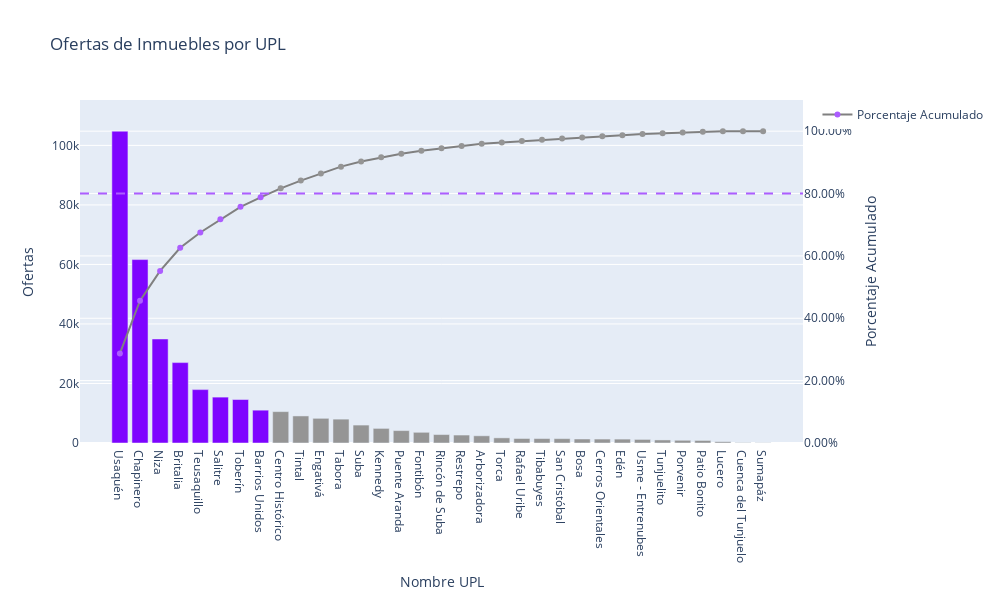

This figure's notebook cell:
### Markdown cell above
#### Gráfica

### Code cell
# Create the figure (graph) based on a bar char
fig = px.bar(
    df_ofertas_upl,
    x='nombre',
    y='ofertas',
    orientation='v',
    labels={'ofertas': 'Ofertas', 'nombre': 'Nombre UPL'},
    title='Ofertas de Inmuebles por UPL',
)

# Update the bar chart color with the column color
fig.update_traces(marker=dict(color=df_ofertas_upl['color'].tolist()))

# Create a secondary y-axis for the pareto
fig.update_layout(
    yaxis=dict(
        title='Ofertas',
        range=[0, df_ofertas_upl['ofertas'].max() * 1.1] 
    ),
    yaxis2=dict(
        title='Porcentaje Acumulado',
        overlaying='y',
        side='right',
        tickformat=".2%",
        range=[0, 1.1]
    ),
    width=1000,
    height=600,
)

# Add the pareto line
fig.add_trace(
    go.Scatter(
        x=df_ofertas_upl['nombre'],
        y=df_ofertas_upl['porcentaje_acum'],
        mode='lines+markers',
        name='Porcentaje Acumulado',
        yaxis='y2',
        line=dict(color='gray'),
        marker=dict(color=df_ofertas_upl['color_pareto'].tolist()),
    )
)

# Add a horizontal line at 80% to set the pareto limit
fig.add_shape(
    type="line",
    x0=0,
    x1=1,
    y0=0.8,
    y1=0.8,
    xref='paper',
    yref='y2',
    line=dict(color="#ac5dff", width=2, dash="dash")
)

# Show graph
fig.show()

### Figure 1 — Plotly figure (JSON) as saved in the notebook; plotly's stock layout.template omitted (floating-point values rounded to 4 significant figures)
{"data": [{"alignmentgroup": "True", "hovertemplate": "Nombre UPL=%{x}<br>Ofertas=%{y}<extra></extra>", "legendgroup": "", "marker": {"color": ["#7E04FF", "#7E04FF", "#7E04FF", "#7E04FF", "#7E04FF", "#7E04FF", "#7E04FF", "#7E04FF", "#959595", "#959595", "#959595", "#959595", "#959595", "#959595", "#959595", "#959595", "#959595", "#959595", "#959595", "#959595", "#959595", "#959595", "#959595", "#959595", "#959595", "#959595", "#959595", "#959595", "#959595", "#959595", "#959595", "#959595", "#959595"], "pattern": {"shape": ""}}, "name": "", "offsetgroup": "", "orientation": "v", "showlegend": false, "textposition": "auto", "type": "bar", "x": ["Usaquén", "Chapinero", "Niza", "Britalia", "Teusaquillo", "Salitre", "Toberín", "Barrios Unidos", "Centro Histórico", "Tintal", "Engativá", "Tabora", "Suba", "Kennedy", "Puente Aranda", "Fontibón", "Rincón de Suba", "Restrepo", "Arborizadora", "Torca", "Rafael Uribe", "Tibabuyes", "San Cristóbal", "Bosa", "Cerros Orientales", "Edén", "Usme - Entrenubes", "Tunjuelito", "Porvenir", "Patio Bonito", "Lucero", "Cuenca del Tunjuelo", "Sumapáz"], "xaxis": "x", "y": [104775, 61630, 34948, 27014, 17935, 15419, 14609, 11034, 10543, 9093, 8293, 8022, 6024, 4906, 4170, 3597, 2843, 2673, 2422, 1725, 1516, 1495, 1470, 1348, 1326, 1312, 1202, 1024, 910, 858, 447, 121, 74], "yaxis": "y"}, {"line": {"color": "gray"}, "marker": {"color": ["#ac5dff", "#ac5dff", "#ac5dff", "#ac5dff", "#ac5dff", "#ac5dff", "#ac5dff", "#ac5dff", "#959595", "#959595", "#959595", "#959595", "#959595", "#959595", "#959595", "#959595", "#959595", "#959595", "#959595", "#959595", "#959595", "#959595", "#959595", "#959595", "#959595", "#959595", "#959595", "#959595", "#959595", "#959595", "#959595", "#959595", "#959595"]}, "mode": "lines+markers", "name": "Porcentaje Acumulado", "type": "scatter", "x": ["Usaquén", "Chapinero", "Niza", "Britalia", "Teusaquillo", "Salitre", "Toberín", "Barrios Unidos", "Centro Histórico", "Tintal", "Engativá", "Tabora", "Suba", "Kennedy", "Puente Aranda", "Fontibón", "Rincón de Suba", "Restrepo", "Arborizadora", "Torca", "Rafael Uribe", "Tibabuyes", "San Cristóbal", "Bosa", "Cerros Orientales", "Edén", "Usme - Entrenubes", "Tunjuelito", "Porvenir", "Patio Bonito", "Lucero", "Cuenca del Tunjuelo", "Sumapáz"], "y": [0.2872, 0.4562, 0.552, 0.626, 0.6752, 0.7175, 0.7575, 0.7878, 0.8167, 0.8416, 0.8643, 0.8863, 0.9028, 0.9163, 0.9277, 0.9376, 0.9454, 0.9527, 0.9594, 0.9641, 0.9682, 0.9723, 0.9764, 0.9801, 0.9837, 0.9873, 0.9906, 0.9934, 0.9959, 0.9982, 0.9995, 0.9998, 1], "yaxis": "y2"}], "layout": {"barmode": "relative", "height": 600, "legend": {"tracegroupgap": 0}, "shapes": [{"line": {"color": "#ac5dff", "dash": "dash", "width": 2}, "type": "line", "x0": 0, "x1": 1, "xref": "paper", "y0": 0.8, "y1": 0.8, "yref": "y2"}], "title": {"text": "Ofertas de Inmuebles por UPL"}, "width": 1000, "xaxis": {"anchor": "y", "domain": [0, 1], "title": {"text": "Nombre UPL"}}, "yaxis": {"anchor": "x", "domain": [0, 1], "range": [0, 115300.0], "title": {"text": "Ofertas"}}, "yaxis2": {"overlaying": "y", "range": [0, 1.1], "side": "right", "tickformat": ".2%", "title": {"text": "Porcentaje Acumulado"}}}}
